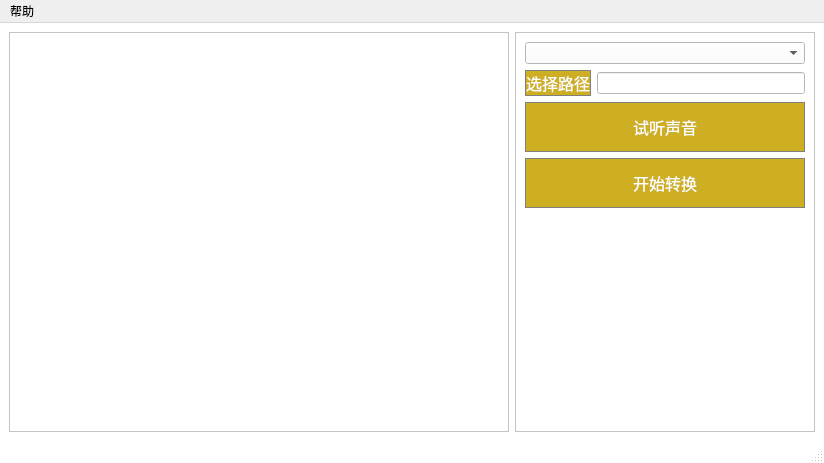
<?xml version="1.0" encoding="UTF-8"?>
<ui version="4.0">
 <class>mainWindow</class>
 <widget class="QMainWindow" name="mainWindow">
  <property name="geometry">
   <rect>
    <x>0</x>
    <y>0</y>
    <width>824</width>
    <height>463</height>
   </rect>
  </property>
  <property name="windowTitle">
   <string>文本转语音</string>
  </property>
  <property name="windowIcon">
   <iconset>
    <normaloff>icon.PNG</normaloff>icon.PNG</iconset>
  </property>
  <property name="autoFillBackground">
   <bool>false</bool>
  </property>
  <property name="styleSheet">
   <string notr="true">#mainWindow{background:white}</string>
  </property>
  <widget class="QWidget" name="centralwidget">
   <property name="styleSheet">
    <string notr="true">QWidget{background:white}</string>
   </property>
   <layout class="QHBoxLayout" name="horizontalLayout_3">
    <item>
     <widget class="QTextEdit" name="textEdit">
      <property name="minimumSize">
       <size>
        <width>500</width>
        <height>400</height>
       </size>
      </property>
     </widget>
    </item>
    <item>
     <widget class="QFrame" name="frame">
      <property name="minimumSize">
       <size>
        <width>300</width>
        <height>0</height>
       </size>
      </property>
      <property name="maximumSize">
       <size>
        <width>300</width>
        <height>16777215</height>
       </size>
      </property>
      <property name="styleSheet">
       <string notr="true">QFrame{background:white}</string>
      </property>
      <property name="frameShape">
       <enum>QFrame::StyledPanel</enum>
      </property>
      <property name="frameShadow">
       <enum>QFrame::Raised</enum>
      </property>
      <layout class="QHBoxLayout" name="horizontalLayout_2">
       <item>
        <layout class="QVBoxLayout" name="verticalLayout" stretch="0,0,0,0,0">
         <item>
          <widget class="QComboBox" name="comboBox"/>
         </item>
         <item>
          <layout class="QHBoxLayout" name="horizontalLayout" stretch="0,0">
           <property name="spacing">
            <number>6</number>
           </property>
           <property name="sizeConstraint">
            <enum>QLayout::SetMinAndMaxSize</enum>
           </property>
           <property name="bottomMargin">
            <number>0</number>
           </property>
           <item>
            <widget class="QPushButton" name="pushButton_select_dir">
             <property name="styleSheet">
              <string notr="true">QPushButton {
    font-family: &quot;Microsoft YaHei&quot;;
    font-size: 16px;
    color: #ffffff;
    background-color: rgb(206, 175, 36);
    border-style: solid;
    border-width: 2px;
    border-color: gray;
    border: 1px solid gray;
}

QPushButton:hover{ background-color: #b4bd3a;}
QPushButton:pressed{  background-color:  #a5ad35;}</string>
             </property>
             <property name="text">
              <string>选择路径</string>
             </property>
            </widget>
           </item>
           <item>
            <widget class="QLineEdit" name="lineEdit"/>
           </item>
          </layout>
         </item>
         <item>
          <widget class="QPushButton" name="pushButtonlisten">
           <property name="minimumSize">
            <size>
             <width>0</width>
             <height>50</height>
            </size>
           </property>
           <property name="styleSheet">
            <string notr="true">QPushButton {
    font-family: &quot;Microsoft YaHei&quot;;
    font-size: 16px;
    color: #ffffff;
    background-color: rgb(206, 175, 36);
    border-style: solid;
    border-width: 2px;
    border-color: gray;
    border: 1px solid gray;
}

QPushButton:hover{ background-color: #b4bd3a;}
QPushButton:pressed{  background-color:  #a5ad35;}</string>
           </property>
           <property name="text">
            <string>试听声音</string>
           </property>
           <property name="flat">
            <bool>true</bool>
           </property>
          </widget>
         </item>
         <item>
          <widget class="QPushButton" name="pushButton_start">
           <property name="minimumSize">
            <size>
             <width>0</width>
             <height>50</height>
            </size>
           </property>
           <property name="autoFillBackground">
            <bool>false</bool>
           </property>
           <property name="styleSheet">
            <string notr="true">QPushButton {
    font-family: &quot;Microsoft YaHei&quot;;
    font-size: 16px;
    color: #ffffff;
    background-color: rgb(206, 175, 36);
    border-style: solid;
    border-width: 2px;
    border-color: gray;
    border: 1px solid gray;
}

QPushButton:hover{ background-color: #b4bd3a;}
QPushButton:pressed{  background-color:  #a5ad35;}</string>
           </property>
           <property name="text">
            <string>开始转换</string>
           </property>
           <property name="flat">
            <bool>true</bool>
           </property>
          </widget>
         </item>
         <item>
          <spacer name="verticalSpacer">
           <property name="orientation">
            <enum>Qt::Vertical</enum>
           </property>
           <property name="sizeHint" stdset="0">
            <size>
             <width>20</width>
             <height>40</height>
            </size>
           </property>
          </spacer>
         </item>
        </layout>
       </item>
      </layout>
     </widget>
    </item>
   </layout>
  </widget>
  <widget class="QMenuBar" name="menubar">
   <property name="geometry">
    <rect>
     <x>0</x>
     <y>0</y>
     <width>824</width>
     <height>23</height>
    </rect>
   </property>
   <widget class="QMenu" name="menu">
    <property name="title">
     <string>帮助</string>
    </property>
    <addaction name="actionreadme"/>
   </widget>
   <addaction name="menu"/>
  </widget>
  <widget class="QStatusBar" name="statusbar"/>
  <action name="actionreadme">
   <property name="text">
    <string>Readme</string>
   </property>
  </action>
 </widget>
 <resources/>
 <connections/>
</ui>
